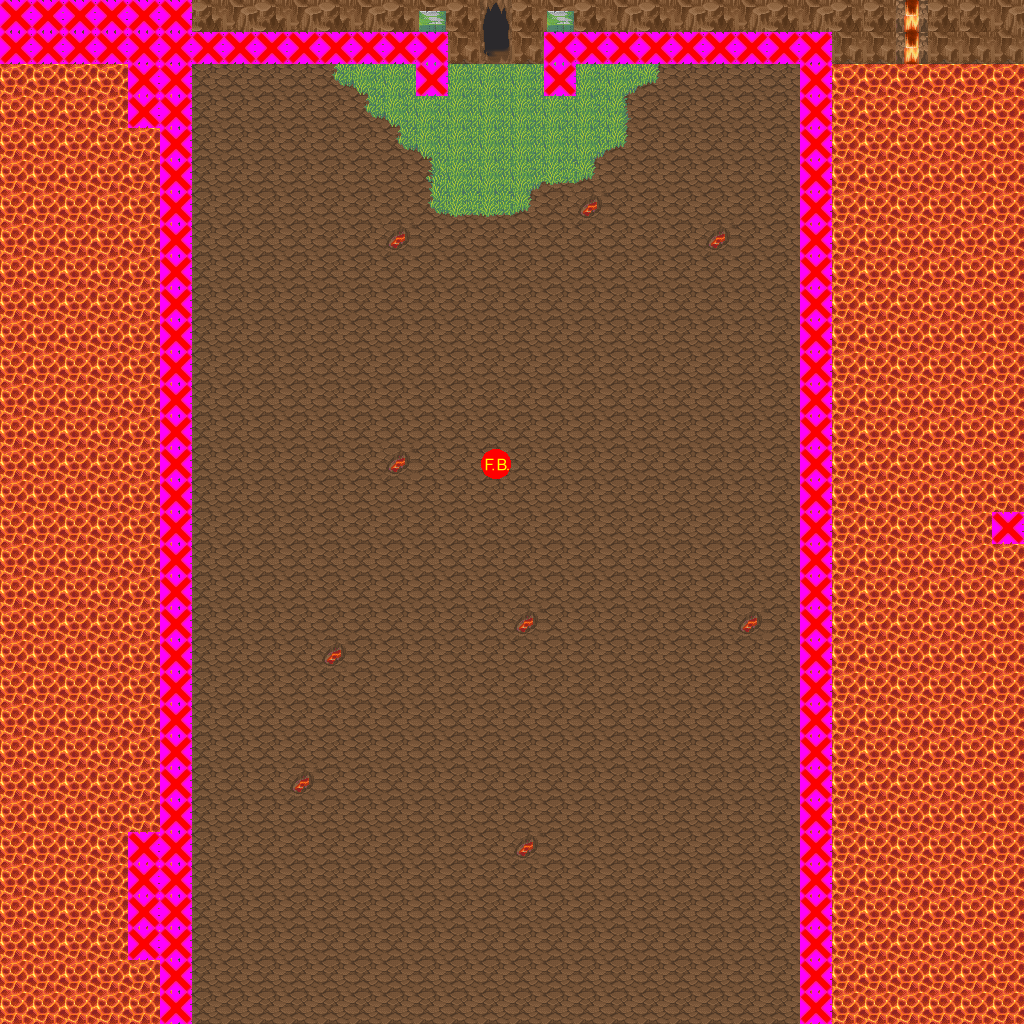

Tiled map render using the project's own tile images. Description and the map definition, with tile-layer contents summarised, below:
An orthogonal 32x32 tile map with 32x32 px tiles, 6 tile layers (Layer 1, Layer 2, Layer 3, Clip, ...), 10 tilesets and 1 object (Portal).

<map version="1.0" orientation="orthogonal" width="32" height="32" tilewidth="32" tileheight="32">
 <tileset firstgid="1" name="Rock" tilewidth="32" tileheight="32">
  <image source="rock.png" />
  <tile id="0">
   <properties>
    <property name="TileType" value="0" />
    <property name="TileType" value="0" />
    <property name="TileType" value="0" />
    <property name="TileType" value="0" />
    <property name="TileType" value="0" />
    <property name="TileType" value="0" />
    <property name="TileType" value="0" />
    <property name="TileType" value="0" />
    <property name="TileType" value="0" />
    <property name="TileType" value="0" />
    <property name="TileType" value="0" />
    <property name="TileType" value="0" />
    <property name="TileType" value="0" />
    <property name="TileType" value="0" />
    <property name="TileType" value="0" />
    <property name="TileType" value="0" />
    <property name="TileType" value="0" />
    <property name="TileType" value="0" />
    <property name="TileType" value="0" />
    <property name="TileType" value="0" />
    <property name="TileType" value="0" />
    <property name="TileType" value="0" />
    <property name="TileType" value="0" />
    <property name="TileType" value="0" />
    <property name="TileType" value="0" />
    <property name="TileType" value="0" />
   </properties>
  </tile>
 </tileset>
 <tileset firstgid="2" name="Lava" tilewidth="32" tileheight="32">
  <image source="lava.png" />
  <tile id="0">
   <properties>
    <property name="TileType" value="1" />
    <property name="TileType" value="1" />
    <property name="TileType" value="1" />
    <property name="TileType" value="1" />
    <property name="TileType" value="1" />
    <property name="TileType" value="1" />
    <property name="TileType" value="1" />
    <property name="TileType" value="1" />
    <property name="TileType" value="1" />
    <property name="TileType" value="1" />
    <property name="TileType" value="1" />
    <property name="TileType" value="1" />
    <property name="TileType" value="1" />
    <property name="TileType" value="1" />
    <property name="TileType" value="1" />
    <property name="TileType" value="1" />
    <property name="TileType" value="1" />
    <property name="TileType" value="1" />
    <property name="TileType" value="1" />
    <property name="TileType" value="1" />
    <property name="TileType" value="1" />
    <property name="TileType" value="1" />
    <property name="TileType" value="1" />
    <property name="TileType" value="1" />
    <property name="TileType" value="1" />
    <property name="TileType" value="1" />
   </properties>
  </tile>
 </tileset>
 <tileset firstgid="3" name="FireEnemy" tilewidth="32" tileheight="32">
  <image source="FireEnemyIcon.png" trans="ff00ff" />
  <tile id="0">
   <properties>
    <property name="Type" value="Fire" />
    <property name="Type" value="Fire" />
    <property name="Type" value="Fire" />
    <property name="Type" value="Fire" />
    <property name="Type" value="Fire" />
    <property name="Type" value="Fire" />
    <property name="Type" value="Fire" />
    <property name="Type" value="Fire" />
    <property name="Type" value="Fire" />
    <property name="Type" value="Fire" />
    <property name="Type" value="Fire" />
    <property name="Type" value="Fire" />
    <property name="Type" value="Fire" />
    <property name="Type" value="Fire" />
    <property name="Type" value="Fire" />
    <property name="Type" value="Fire" />
    <property name="Type" value="Fire" />
    <property name="Type" value="Fire" />
    <property name="Type" value="Fire" />
    <property name="Type" value="Fire" />
    <property name="Type" value="Fire" />
    <property name="Type" value="Fire" />
    <property name="Type" value="Fire" />
    <property name="Type" value="Fire" />
    <property name="Type" value="Fire" />
    <property name="Type" value="Fire" />
   </properties>
  </tile>
  <tile id="1">
   <properties>
    <property name="Type" value="Wind" />
    <property name="Type" value="Wind" />
    <property name="Type" value="Wind" />
    <property name="Type" value="Wind" />
    <property name="Type" value="Wind" />
    <property name="Type" value="Wind" />
    <property name="Type" value="Wind" />
    <property name="Type" value="Wind" />
    <property name="Type" value="Wind" />
    <property name="Type" value="Wind" />
    <property name="Type" value="Wind" />
    <property name="Type" value="Wind" />
    <property name="Type" value="Wind" />
    <property name="Type" value="Wind" />
    <property name="Type" value="Wind" />
    <property name="Type" value="Wind" />
    <property name="Type" value="Wind" />
    <property name="Type" value="Wind" />
    <property name="Type" value="Wind" />
   </properties>
  </tile>
 </tileset>
 <tileset firstgid="5" name="Clip" tilewidth="32" tileheight="32">
  <image source="solid.jpg" trans="ff00ff" />
 </tileset>
 <tileset firstgid="6" name="MountainPieces" tilewidth="32" tileheight="32">
  <image source="MountainPieces.png" trans="ffffff" />
 </tileset>
 <tileset firstgid="318" name="ConnectionLavat" tilewidth="32" tileheight="32">
  <image source="ConnectionLavat.png" trans="ffffff" />
 </tileset>
 <tileset firstgid="366" name="LavaGround" tilewidth="32" tileheight="32">
  <image source="LavaGround.png" trans="ffffff" />
 </tileset>
 <tileset firstgid="414" name="Overflow" tilewidth="32" tileheight="32">
  <image source="Overflow.png" trans="ffffff" />
 </tileset>
 <tileset firstgid="462" name="FireBossIcon" tilewidth="32" tileheight="32">
  <image source="FireBossIcon.png" trans="ff00ff" />
  <tile id="0">
   <properties>
    <property name="Type" value="FireBoss" />
   </properties>
  </tile>
 </tileset>
 <tileset firstgid="463" name="foresttiles" tilewidth="32" tileheight="32">
  <image source="foresttiles.png" trans="ff0ce6" />
 </tileset>
 <layer name="Layer 1" width="32" height="32">
  <data>[1024 cells, 1024 non-empty, 1 distinct tile ids]</data>
 </layer>
 <layer name="Layer 2" width="32" height="32">
  <data>[1024 cells, 501 non-empty, 17 distinct tile ids]</data>
 </layer>
 <layer name="Layer 3" width="32" height="32">
  <data>[1024 cells, 8 non-empty, 5 distinct tile ids]</data>
 </layer>
 <layer name="Clip" width="32" height="32">
  <data>[1024 cells, 98 non-empty, 1 distinct tile ids]</data>
 </layer>
 <layer name="Enemy" width="32" height="32">
  <data>[1024 cells, 1 non-empty, 1 distinct tile ids]</data>
 </layer>
 <objectgroup name="Objects" width="32" height="32">
  <object name="Portal" type="Portal" x="483" y="43" width="23" height="12">
   <properties>
    <property name="DestinationMap" value="Levels\TestFireMap\ForestEntrance" />
    <property name="DestinationX" value="14" />
    <property name="DestinationY" value="31" />
   </properties>
  </object>
 </objectgroup>
 <layer name="Collectable" width="32" height="32">
  <data>[1024 cells, 0 non-empty, 0 distinct tile ids]</data>
 </layer>
</map>
